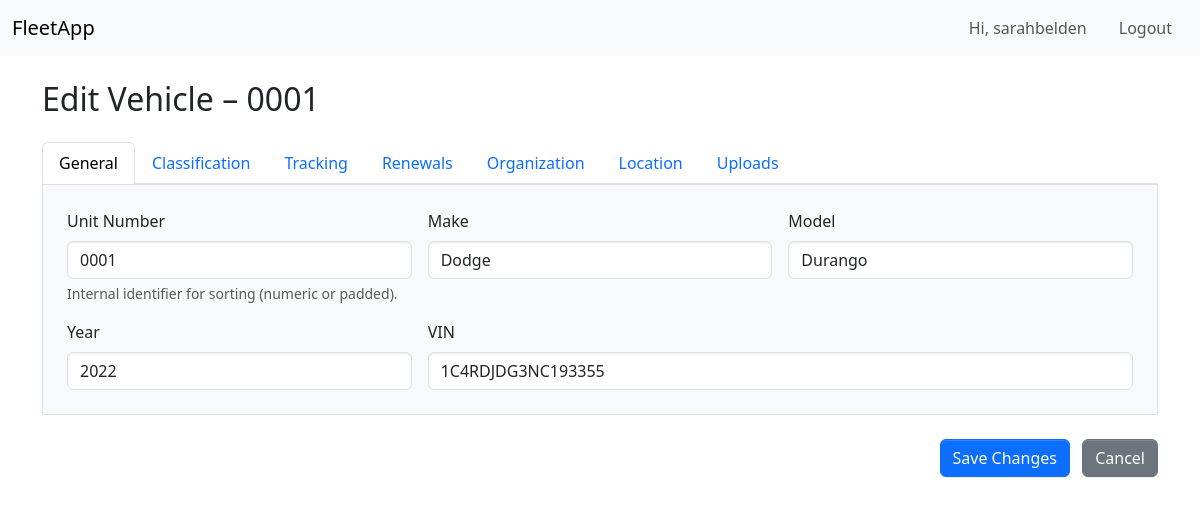
Page /edit/1 (signed in) on the committed database.
### app/models.py (models this page shows, shortened)
class User(UserMixin, db.Model):
    __tablename__ = 'user'
    id             = db.Column(db.Integer, primary_key=True)
    username       = db.Column(db.String(80), unique=True, nullable=False)
    password_hash  = db.Column(db.String(128), nullable=False)
    role           = db.Column(db.String(20), nullable=False, default='read-only')

class Vehicle(db.Model):
    __tablename__ = 'vehicle'
    id                 = db.Column(db.Integer, primary_key=True)
    unit_no            = db.Column(db.String(50), nullable=True)
    make               = db.Column(db.String(80), nullable=True)
    model              = db.Column(db.String(80), nullable=True)
    year               = db.Column(db.Integer, nullable=True)
    vin                = db.Column(db.String(120), unique=True, nullable=False)
    photo_filename     = db.Column(db.String(255), nullable=True)
    invoice_filename   = db.Column(db.String(255), nullable=True)
    body               = db.Column(db.String(50), nullable=True)
    type               = db.Column(db.String(50), nullable=True)
    odometer           = db.Column(db.Integer, nullable=True)
    hours              = db.Column(db.Integer, nullable=True)
    registration_exp   = db.Column(db.Date, nullable=True)
    inspection_exp     = db.Column(db.Date, nullable=True)
    insurance_exp      = db.Column(db.Date, nullable=True)
    chargeback         = db.Column(db.String(100), nullable=True)
    department         = db.Column(db.String(100), nullable=True)
    manager            = db.Column(db.String(50), nullable=True)
    director           = db.Column(db.String(50), nullable=True)
    location           = db.Column(db.String(100), nullable=True)
    building           = db.Column(db.String(100), nullable=True)
    data               = db.Column(JSON, nullable=False, default=dict)
    fuel_logs = db.relationship(
        'FuelLog',
        backref='vehicle',
        lazy='dynamic',
        order_by="FuelLog.date.desc()"
    )
    work_orders = db.relationship(
        'WorkOrder',
        backref='vehicle',
        cascade='all, delete-orphan',
        lazy='dynamic'
    )
    maintenance_logs = db.relationship(
        'MaintenanceLog',
        backref='vehicle',
        cascade='all, delete-orphan',
        lazy='dynamic'
    )

### app/routes.py (the view, shortened to what this page needs)
@main.route('/edit/<int:vehicle_id>', methods=['GET', 'POST'])
@login_required
def edit_vehicle(vehicle_id):
    if current_user.role not in ('admin', 'technician'):
        flash('Access denied.', 'warning')
        return redirect(url_for('main.home'))
    v = Vehicle.query.get_or_404(vehicle_id)
    return render_template('edit_vehicle.html', vehicle=v)

### app/auth.py (called while the page is built)
@login_manager.user_loader
def load_user(user_id):
    return User.query.get(int(user_id))

### app/templates/edit_vehicle.html (shortened to what this page needs)
{% extends 'base.html' %}
{% block content %}
<div class="container my-4">
  <h2 class="mb-4">Edit Vehicle – {{ vehicle.unit_no or vehicle.id }}</h2>
  <form method="POST" enctype="multipart/form-data">
    <ul class="nav nav-tabs" id="vehicleTabs" role="tablist">
      {% for tab in ['General', 'Classification', 'Tracking', 'Renewals', 'Organization', 'Location', 'Uploads'] %}
        <li class="nav-item" role="presentation">
          <button class="nav-link {% if loop.first %}active{% endif %}" id="{{ tab | replace(' ', '') }}-tab"
            data-bs-toggle="tab" data-bs-target="#{{ tab | replace(' ', '') }}" type="button" role="tab">
            {{ tab }}
          </button>
        </li>
      {% endfor %}
    </ul>
    <div class="tab-content border p-4 bg-light" id="vehicleTabsContent">
      <div class="tab-pane fade show active" id="General" role="tabpanel">
        <div class="row g-3">
          <div class="col-md-4">
            <label for="unit_no" class="form-label">Unit Number</label>
            <input type="text" name="unit_no" class="form-control" value="{{ vehicle.unit_no or '' }}" required>
            <div class="form-text">Internal identifier for sorting (numeric or padded).</div>
          </div>
          <div class="col-md-4">
            <label for="make" class="form-label">Make</label>
            <input type="text" name="make" class="form-control" value="{{ vehicle.make }}" required>
          </div>
          <div class="col-md-4">
            <label for="model" class="form-label">Model</label>
            <input type="text" name="model" class="form-control" value="{{ vehicle.model }}" required>
          </div>
          <div class="col-md-4">
            <label for="year" class="form-label">Year</label>
            <input type="number" name="year" class="form-control" value="{{ vehicle.year }}" min="1900" max="2099" required>
          </div>
          <div class="col-md-8">
            <label for="vin" class="form-label">VIN</label>
            <input type="text" name="vin" class="form-control" value="{{ vehicle.vin }}" required>
          </div>
        </div>
      </div>
    </div>
    <div class="mt-4 text-end">
      <button type="submit" class="btn btn-primary me-2">Save Changes</button>
      <a href="{{ url_for('main.home') }}" class="btn btn-secondary">Cancel</a>
    </div>
  </form>
</div>
{% endblock %}

### app/templates/base.html (shortened to what this page needs)
<!DOCTYPE html>
<html lang="en">
<head>
  <link
    href="https://cdn.jsdelivr.net/npm/bootstrap@5.3.2/dist/css/bootstrap.min.css"
    rel="stylesheet"
  >
  <link
    rel="stylesheet"
    href="{{ url_for('static', filename='adminlte/css/adminlte.min.css') }}"
  >
  <link
    rel="stylesheet"
    href="https://cdnjs.cloudflare.com/ajax/libs/font-awesome/6.4.0/css/all.min.css"
  >
  <link
    rel="stylesheet"
    href="https://cdn.datatables.net/1.13.6/css/dataTables.bootstrap5.min.css"
  >
</head>
<body class="hold-transition sidebar-mini layout-fixed">
  <div class="wrapper">
    <nav class="navbar navbar-expand-lg navbar-light bg-light">
      <div class="container-fluid">
        <a class="navbar-brand" href="{{ url_for('main.home') }}">FleetApp</a>
        <div class="collapse navbar-collapse" id="navbarContent">
          <ul class="navbar-nav ms-auto">
            {% if current_user.is_authenticated %}
              <li class="nav-item"><span class="nav-link">Hi, {{ current_user.username }}</span></li>
              <li class="nav-item"><a class="nav-link" href="{{ url_for('auth.logout') }}">Logout</a></li>
            {% else %}
              <li class="nav-item"><a class="nav-link" href="{{ url_for('auth.login') }}">Login</a></li>
              <li class="nav-item"><a class="nav-link" href="{{ url_for('auth.register') }}">Register</a></li>
            {% endif %}
          </ul>
        </div>
      </div>
    </nav>
    {% block content %}{% endblock %}
  </div>
</body>
</html>

### rows in the picture
User: username "sarahbelden"
Vehicle: unit_no "0001", make "Dodge", model "Durango", year "2022", vin "1C4RDJDG3NC193355"

### other values in the picture
{{ tab }} "General" "Classification" "Tracking" "Renewals" "Organization" "Location" "Uploads"
